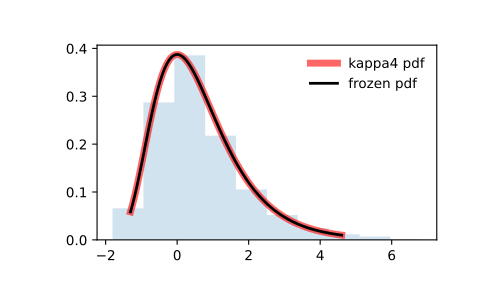

The Python source for this figure:
from scipy.stats import kappa4
import matplotlib.pyplot as plt
fig, ax = plt.subplots(1, 1)

# Calculate the first four moments:

h, k = 0.1, 0
mean, var, skew, kurt = kappa4.stats(h, k, moments='mvsk')

# Display the probability density function (``pdf``):

x = np.linspace(kappa4.ppf(0.01, h, k),
                kappa4.ppf(0.99, h, k), 100)
ax.plot(x, kappa4.pdf(x, h, k),
       'r-', lw=5, alpha=0.6, label='kappa4 pdf')

# Alternatively, the distribution object can be called (as a function)
# to fix the shape, location and scale parameters. This returns a "frozen"
# RV object holding the given parameters fixed.

# Freeze the distribution and display the frozen ``pdf``:

rv = kappa4(h, k)
ax.plot(x, rv.pdf(x), 'k-', lw=2, label='frozen pdf')

# Check accuracy of ``cdf`` and ``ppf``:

vals = kappa4.ppf([0.001, 0.5, 0.999], h, k)
np.allclose([0.001, 0.5, 0.999], kappa4.cdf(vals, h, k))
# True

# Generate random numbers:

r = kappa4.rvs(h, k, size=1000)

# And compare the histogram:

ax.hist(r, density=True, histtype='stepfilled', alpha=0.2)
ax.legend(loc='best', frameon=False)
plt.show()
